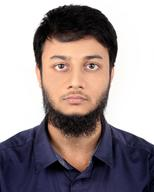
#> input picture pillow_module/300_image/F 44426.jpg, 154 x 192 px, found by its file name; its folder holds 4 pictures in this run
$ python pillow_main.py
#> lines starting #> are read from the running program, lines starting #| are printed output that depends on the picture
import os

from PIL import Image, ImageFilter


file_300 = (250, 250)
# os.mkdir('300_image')
for file in os.listdir('..'):
    if file.endswith('.jpg') or file.endswith('.png'):
        open_images = Image.open(file)
        file_name, file_extension = os.path.splitext(file)

        # open_images.resize(file_300)
        open_images.thumbnail(file_300)
        open_images.save(f'300_image/{file_name}{file_extension}')


# change extension
for file in os.listdir('..'):
    if file.endswith('.jpg') or file.endswith('.png'):
        # print(file)
        open_images = Image.open(file)
        file_name, file_extension = os.path.splitext(file)
        # print(file_extension)
        # open_images.save(f'pngs/{file_name}.png')


image1 = Image.open('F 44426.jpg')
#> image1 is the input picture: PIL image 154x192 RGB; mean R, G, B 156.3, 144.4, 145.8
# image1.rotate(90).save('rotate_wint_sky.png')
image1.convert(mode='L').save('F44426h.jpg')
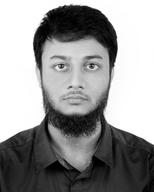
#> saved as F44426h.jpg: PIL image 154x192 L; min 0, max 255, mean 148.1
image1.filter(ImageFilter.GaussianBlur()).save('blur.jpg')
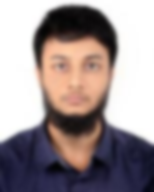
#> saved as blur.jpg: PIL image 154x192 RGB; mean R, G, B 156.3, 144.4, 145.8
# [6 lines of commented-out code are left out]
